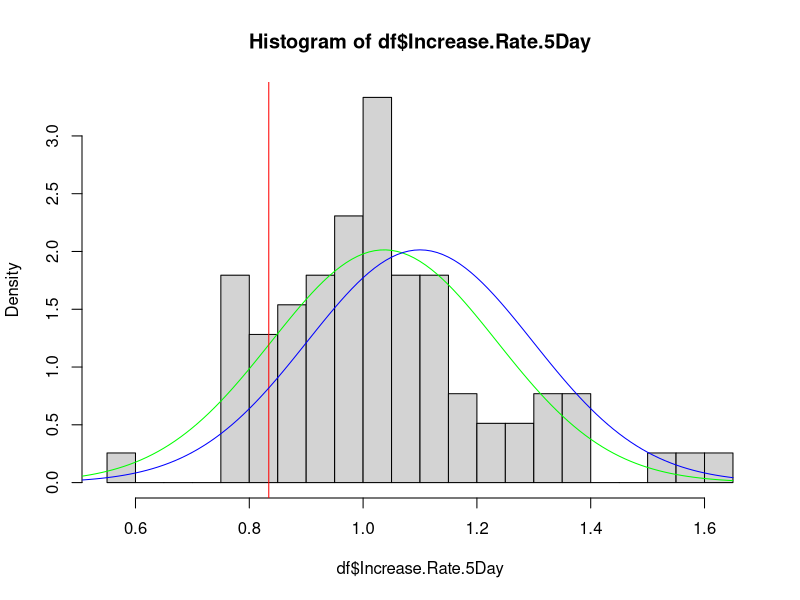

Write the R code that produced this figure.
## ---- chunk 1
setwd("/Users/ewenwang/Dropbox/Data Science/DMAIC/Case Study/3-Analyze")

require(dplyr)

df = data.frame(read.csv("data.csv", header = T)[-c(1:4),-1])
df <- tbl_df(df)
glimpse(df)
## ---- chunk 2
summary(df$Increase.Rate.5Day)

defect.value = quantile(df$Increase.Rate.5Day, 0.15)

baseline.IR = mean(df$Increase.Rate.5Day)
sd.IR = sd(df$Increase.Rate.5Day)

baseline.defect = sum(df$Increase.Rate.5Day < defect.value)/sum(df$Increase.Rate.5Day)

goal = 1.10
goal.defect = pnorm(defect.value, goal, sd.IR)

improvement = (baseline.defect - goal.defect)/goal.defect

hist(df$Increase.Rate.5Day, br = 30, freq = F)
x = seq(-0.65, 1.65, 0.01)
lines(x, dnorm(x, baseline.IR, sd.IR), col = "green")
abline(v = defect.value, col = "red")
lines(x, dnorm(x, goal, sd.IR), col = "blue")
